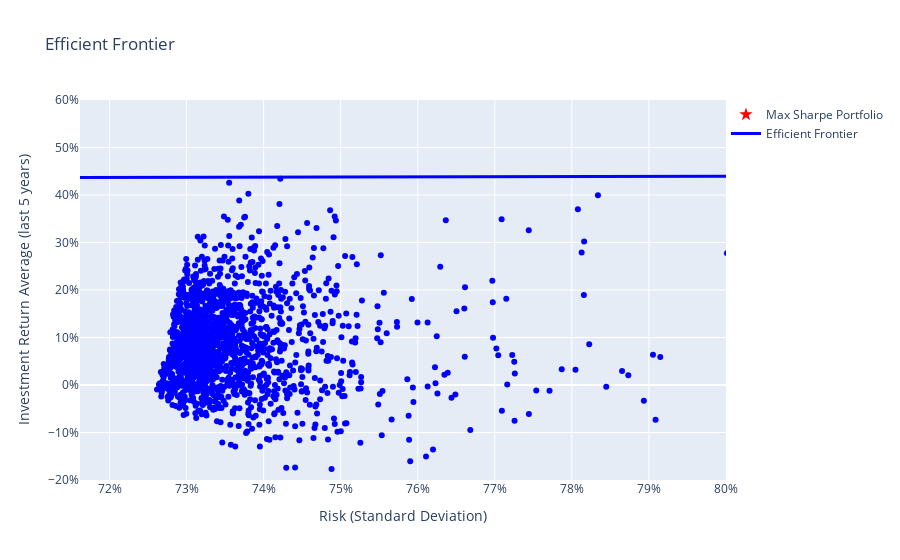

Notebook cell for this chart:
### Markdown cell above
#### Efficient Frontier @TODO finish line

### Code cell
plots.plot_efficient_frontier(df_view_15y.index.tolist(), df_view_15y['avg_annual_return'].values, df_view_15y['avg_annual_volatility'].values, mu_15y, S_15y)
